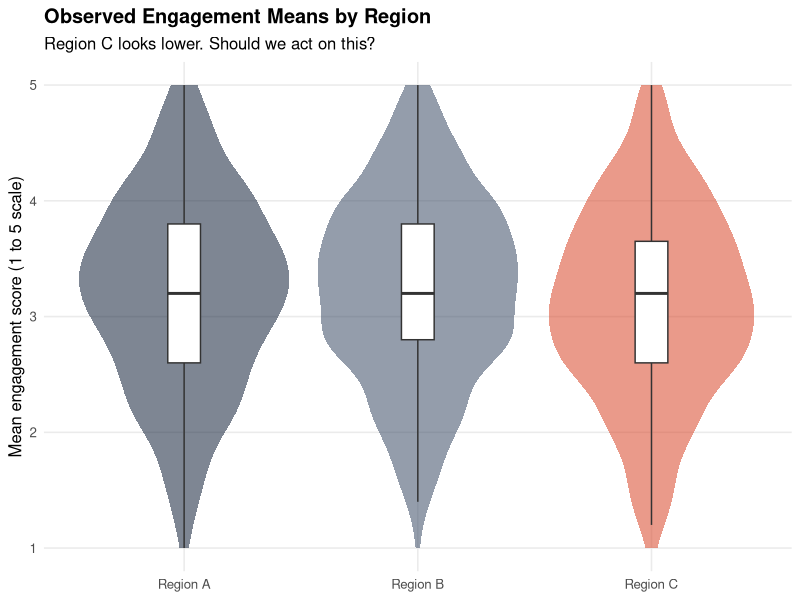

Write R code to recreate this figure. (Note: this script raises an error after producing the figure.)
## ---- chunk 1
knitr::opts_chunk$set(
  message = FALSE,
  warning = FALSE,
  fig.width  = 9,
  fig.height = 5.5,
  fig.align  = "center",
  dpi = 150
)
## ---- chunk 2
library(tidyverse)   # data wrangling and plotting
library(lavaan)      # CFA and invariance testing
library(semTools)    # invariance testing helpers
library(knitr)       # tables
## ---- chunk 3
set.seed(2026)

simulate_region <- function(n, region, intercept_shifts = rep(0, 5)) {
  # True latent engagement
  xi <- rnorm(n, mean = 0, sd = 1)

  # Item intercepts (region-specific)
  tau <- c(3.2, 3.1, 3.3, 3.0, 3.4) + intercept_shifts

  # Loadings (equal across regions)
  lambda <- c(0.85, 0.78, 0.92, 0.80, 0.74)

  # Residual SDs
  sigma_eps <- c(0.55, 0.60, 0.50, 0.58, 0.62)

  # Generate items on a 1-5 scale
  items <- map_dfc(seq_along(tau), function(i) {
    raw <- tau[i] + lambda[i] * xi + rnorm(n, 0, sigma_eps[i])
    pmin(pmax(round(raw), 1), 5)
  })

  names(items) <- paste0("eng", 1:5)
  items$region <- region
  items
}

dat <- bind_rows(
  simulate_region(600, "Region A", intercept_shifts = c(0, 0, 0, 0, 0)),
  simulate_region(600, "Region B", intercept_shifts = c(0, 0, 0, 0, 0)),
  # Region C: item 5 interpreted more harshly
  simulate_region(600, "Region C", intercept_shifts = c(0, 0, 0, 0, -0.6))
)

dim(dat)
head(dat)
## ---- chunk 4
dat |>
  mutate(score = rowMeans(across(eng1:eng5))) |>
  group_by(region) |>
  summarise(
    n        = n(),
    mean     = round(mean(score), 2),
    sd       = round(sd(score), 2),
    .groups  = "drop"
  )

dat |>
  mutate(score = rowMeans(across(eng1:eng5))) |>
  ggplot(aes(x = region, y = score, fill = region)) +
  geom_violin(alpha = .55, colour = NA) +
  geom_boxplot(width = .14, fill = "white", outlier.shape = NA) +
  scale_fill_manual(values = c("#15243B", "#3C4D67", "#D8472B")) +
  labs(
    x = NULL, y = "Mean engagement score (1 to 5 scale)",
    title = "Observed Engagement Means by Region",
    subtitle = "Region C looks lower. Should we act on this?"
  ) +
  theme_minimal(base_size = 12) +
  theme(
    legend.position = "none",
    plot.title      = element_text(face = "bold"),
    panel.grid.minor = element_blank()
  )
## ---- chunk 5
eng_model <- '
  engagement =~ eng1 + eng2 + eng3 + eng4 + eng5
'

fit_configural <- cfa(
  eng_model,
  data    = dat,
  group   = "region",
  estimator = "MLR"
)

summary(fit_configural, fit.measures = TRUE, standardized = FALSE) |>
  capture.output() |>
  tail(20) |>
  cat(sep = "\n")
## ---- chunk 6
fit_metric <- cfa(
  eng_model,
  data       = dat,
  group      = "region",
  group.equal = "loadings",
  estimator  = "MLR"
)
## ---- chunk 7
fit_scalar <- cfa(
  eng_model,
  data       = dat,
  group      = "region",
  group.equal = c("loadings", "intercepts"),
  estimator  = "MLR"
)
## ---- chunk 8
fit_strict <- cfa(
  eng_model,
  data       = dat,
  group      = "region",
  group.equal = c("loadings", "intercepts", "residuals"),
  estimator  = "MLR"
)
## ---- chunk 9
fit_indices <- function(fit, label) {
  m <- fitMeasures(fit, c("chisq.scaled", "df.scaled", "pvalue.scaled",
                          "cfi.scaled", "rmsea.scaled", "srmr"))
  tibble(
    Model = label,
    `Chi²` = round(m["chisq.scaled"], 2),
    df     = m["df.scaled"],
    p      = round(m["pvalue.scaled"], 3),
    CFI    = round(m["cfi.scaled"], 3),
    RMSEA  = round(m["rmsea.scaled"], 3),
    SRMR   = round(m["srmr"], 3)
  )
}

results <- bind_rows(
  fit_indices(fit_configural, "Configural"),
  fit_indices(fit_metric,     "Metric"),
  fit_indices(fit_scalar,     "Scalar"),
  fit_indices(fit_strict,     "Strict")
) |>
  mutate(
    `ΔCFI`   = round(c(NA, diff(CFI)), 3),
    `ΔRMSEA` = round(c(NA, diff(RMSEA)), 3)
  )

kable(results, caption = "Invariance cascade fit indices.")
## ---- chunk 10
results |>
  filter(!is.na(`ΔCFI`)) |>
  mutate(
    step = factor(Model, levels = c("Metric","Scalar","Strict")),
    fail = `ΔCFI` < -0.01
  ) |>
  ggplot(aes(x = step, y = `ΔCFI`, fill = fail)) +
  geom_col(width = .55, colour = NA) +
  geom_hline(yintercept = -0.01, linetype = "dashed", colour = "#15243B") +
  scale_fill_manual(values = c("FALSE" = "#3C4D67", "TRUE" = "#D8472B"), guide = "none") +
  labs(
    x = "Invariance level (vs previous model)",
    y = expression(Delta * "CFI"),
    title = "Where Does Invariance Break?",
    subtitle = "Dashed line: conventional cutoff (-0.01). Red bars exceed it."
  ) +
  theme_minimal(base_size = 12) +
  theme(
    plot.title      = element_text(face = "bold"),
    panel.grid.minor = element_blank()
  )
## ---- chunk 11
mi_scalar <- modificationIndices(fit_scalar, free.remove = FALSE) |>
  filter(op == "~1") |>          # intercept constraints
  arrange(desc(mi)) |>
  select(lhs, group, mi, epc) |>
  head(10)

kable(mi_scalar, caption = "Top intercept-constraint modification indices. High MI plus practically meaningful EPC means that releasing this intercept would substantially improve fit, suggesting the item carries cross-group bias.",
      col.names = c("Item", "Group", "MI", "Expected Param Change"))
## ---- chunk 12
fit_partial <- cfa(
  eng_model,
  data       = dat,
  group      = "region",
  group.equal           = c("loadings", "intercepts"),
  group.partial         = c("eng5 ~ 1"),
  estimator  = "MLR"
)

fit_indices(fit_partial, "Partial Scalar")
